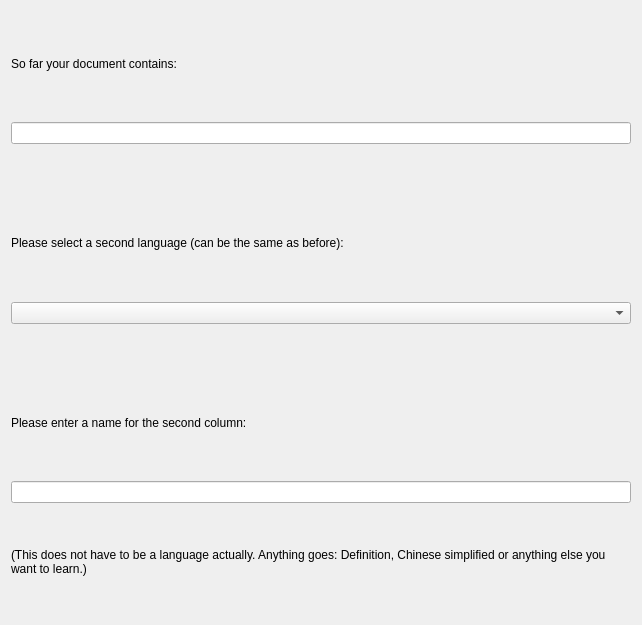
<ui version="4.0" >
 <class>SecondIdentifierLanguagePage</class>
 <widget class="QWidget" name="SecondIdentifierLanguagePage" >
  <property name="geometry" >
   <rect>
    <x>0</x>
    <y>0</y>
    <width>642</width>
    <height>625</height>
   </rect>
  </property>
  <property name="windowTitle" >
   <string>Form</string>
  </property>
  <layout class="QVBoxLayout" >
   <item>
    <widget class="QLabel" name="label_5" >
     <property name="text" >
      <string>So far your document contains:</string>
     </property>
    </widget>
   </item>
   <item>
    <widget class="QLineEdit" name="firstLanguageName" >
     <property name="focusPolicy" >
      <enum>Qt::NoFocus</enum>
     </property>
     <property name="toolTip" >
      <string>To change the first selection go back one page.</string>
     </property>
     <property name="readOnly" >
      <bool>true</bool>
     </property>
    </widget>
   </item>
   <item>
    <spacer>
     <property name="orientation" >
      <enum>Qt::Vertical</enum>
     </property>
     <property name="sizeType" >
      <enum>QSizePolicy::Fixed</enum>
     </property>
     <property name="sizeHint" >
      <size>
       <width>20</width>
       <height>40</height>
      </size>
     </property>
    </spacer>
   </item>
   <item>
    <widget class="QLabel" name="label_2" >
     <property name="text" >
      <string>Please select a second language (can be the same as before):</string>
     </property>
     <property name="buddy" >
      <cstring>languageComboBox</cstring>
     </property>
    </widget>
   </item>
   <item>
    <widget class="QComboBox" name="languageComboBox" >
     <property name="toolTip" >
      <string>The language of the second column of vocabulary.</string>
     </property>
    </widget>
   </item>
   <item>
    <spacer>
     <property name="orientation" >
      <enum>Qt::Vertical</enum>
     </property>
     <property name="sizeType" >
      <enum>QSizePolicy::Fixed</enum>
     </property>
     <property name="sizeHint" >
      <size>
       <width>20</width>
       <height>40</height>
      </size>
     </property>
    </spacer>
   </item>
   <item>
    <widget class="QLabel" name="label" >
     <property name="text" >
      <string>Please enter a name for the second column:</string>
     </property>
     <property name="buddy" >
      <cstring>identifierNameLineEdit</cstring>
     </property>
    </widget>
   </item>
   <item>
    <widget class="QLineEdit" name="identifierNameLineEdit" >
     <property name="toolTip" >
      <string>The name. For example the name of the language you want to practice.</string>
     </property>
    </widget>
   </item>
   <item>
    <widget class="QLabel" name="label_3" >
     <property name="text" >
      <string>(This does not have to be a language actually. Anything goes: Definition, Chinese simplified or anything else you want to learn.)</string>
     </property>
     <property name="wordWrap" >
      <bool>true</bool>
     </property>
    </widget>
   </item>
  </layout>
 </widget>
 <resources/>
 <connections/>
</ui>
